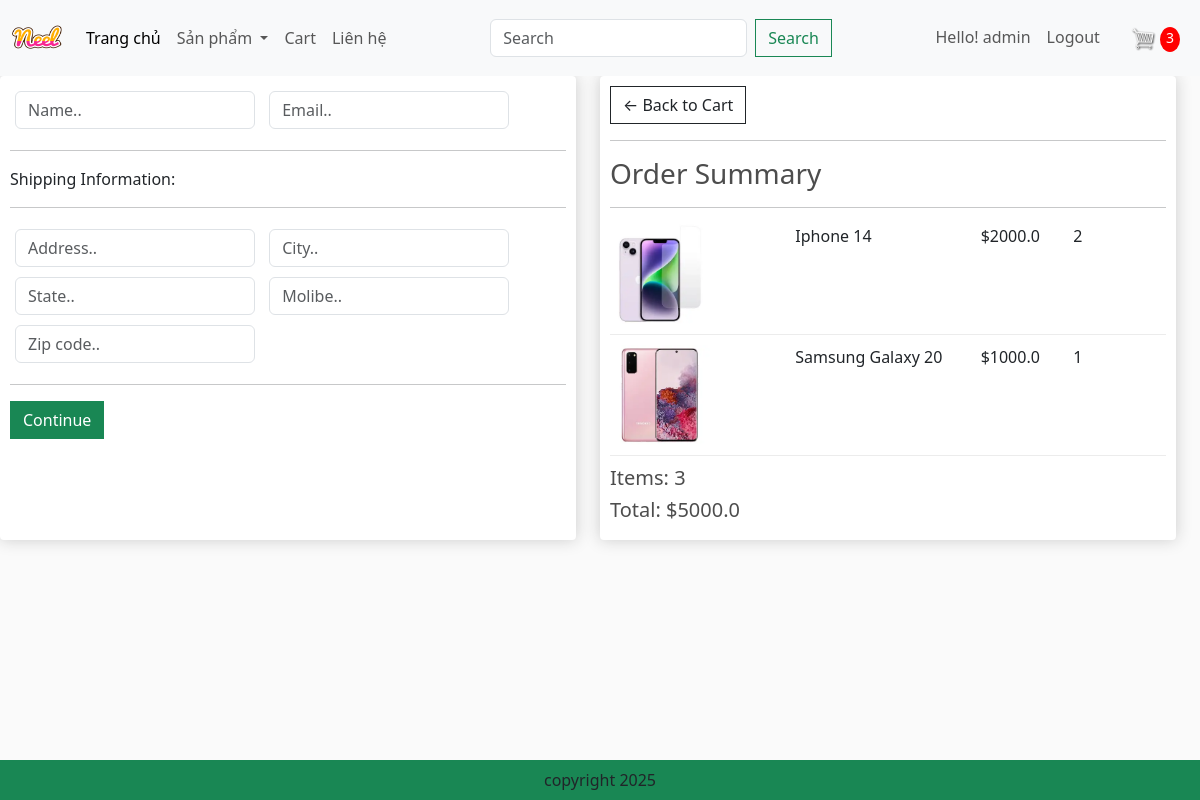
/checkout/ (signed in), run on an earlier commit of the app's database.
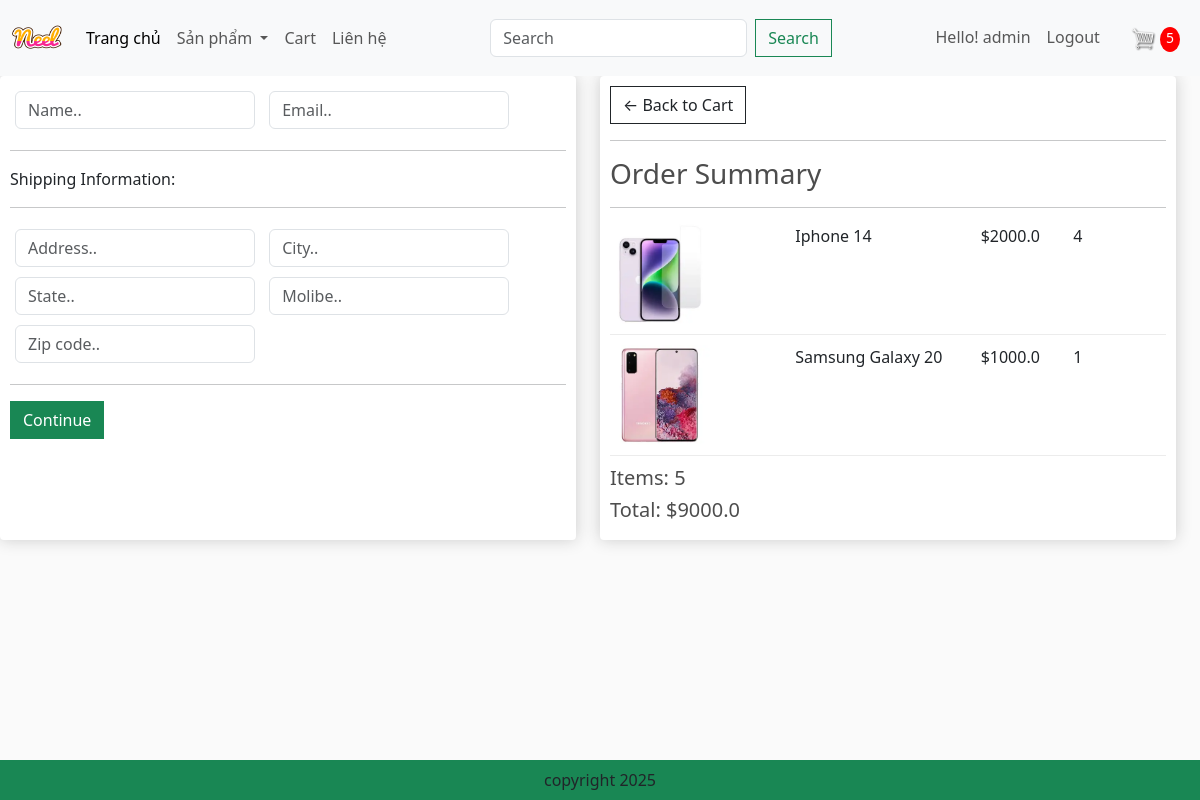
And on a later commit of the database.
### app/models.py (models this page shows, shortened)
class OrderItem(models.Model):
    product = models.ForeignKey(Product, on_delete=models.SET_NULL, null=True, blank=True)
    order = models.ForeignKey(Order, on_delete=models.SET_NULL, null=True, blank=True)
    quantity = models.IntegerField(default=0, null=True, blank=True)
    date_added = models.DateTimeField(auto_now_add=True)
    @property
    def get_total(self):
        total = self.product.price * self.quantity
        return total

class Order(models.Model):
    customer = models.ForeignKey(User, on_delete=models.SET_NULL, null=True, blank=True)
    date_order = models.DateTimeField(auto_now_add=True)
    complete = models.BooleanField(default=False, null=True, blank=False)
    transaction_id = models.CharField(max_length=200, null=True)
    @property
    def get_cart_items(self):
        orderitems = self.orderitem_set.all()
        total = sum([item.quantity for item in orderitems])
        return total
    @property
    def get_cart_total(self):
        orderitems = self.orderitem_set.all()
        total = sum([item.get_total for item in orderitems])
        return total

class Product(models.Model):
    category = models.ManyToManyField(Category, related_name='product')
    name = models.CharField(max_length=200, null=True)
    price = models.FloatField(null=True)
    digital = models.BooleanField(default=False, null=True, blank=False)
    image = models.ImageField(null= True, blank= True)
    detail= models.TextField(null= True, blank= True)
    @property
    def ImageURL(self):
        try:
            url = self.image.url
        except:
            url = ''
        return url

### app/views.py (the view)
# urls.py: path('checkout/', views.checkout, name="checkout"),
def checkout(request):
    if request.user.is_authenticated:
        customer = request.user
        order, created = Order.objects.get_or_create(customer = customer, complete = False)
        items = order.orderitem_set.all()
        cartItems = order.get_cart_items
    else:
        items = []
        order = {'get_cart_items':0,'get_cart_total':0}
        cartItems = order['get_cart_items']
    categories = Category.objects.filter(is_sub = False)
    context = {'categories':categories,'items':items, 'order':order,'cartItems':cartItems}
    return render(request, 'app/checkout.html',context)

### app/templates/app/checkout.html (shortened to what this page needs)
{% extends 'app/base.html' %}
{% load static %}
{% block content_checkout %}
     <div class="row" style='width: 100%'>
		<div class="col-lg-6">
			<div class="box-element" id="form-wrapper">
				<form id="form">
					<div id="user-info">
						<div class="form-field">
							<input required class="form-control" type="text" name="name" placeholder="Name..">
						</div>
						<div class="form-field">
							<input required class="form-control" type="email" name="email" placeholder="Email..">
						</div>
					</div>
					<div id="shipping-info">
						<hr>
						<p>Shipping Information:</p>
						<hr>
						<div class="form-field">
							<input class="form-control" type="text" name="address" placeholder="Address..">
						</div>
						<div class="form-field">
							<input class="form-control" type="text" name="city" placeholder="City..">
						</div>
						<div class="form-field">
							<input class="form-control" type="text" name="state" placeholder="State..">
						</div>
						<div class="form-field">
							<input class="form-control" type="text" name="mobile" placeholder="Molibe..">
						</div>
						<div class="form-field">
							<input class="form-control" type="text" name="country" placeholder="Zip code..">
						</div>
					</div>
					<hr>
					<input id="form-button" class="btn btn-success btn-block" type="submit" value="Continue">
				</form>
			</div>
			<br>
		</div>
		<div class="col-lg-6">
			<div class="box-element">
				<a  class="btn btn-outline-dark" href="{% url 'cart' %}">&#x2190; Back to Cart</a>
				<hr>
				<h3>Order Summary</h3>
				<hr>
				{% for item in items %}
				<div class="cart-row">
					<div style="flex:2"><img class="row-image" src="{{item.product.ImageURL}}"></div>
					<div style="flex:2"><p>{{item.product.name}}</p></div>
					<div style="flex:1"><p>${{item.product.price}}</p></div>
					<div style="flex:1"><p>{{item.quantity}}</p></div>
				</div>
				{% endfor %}
				<h5>Items:   {{order.get_cart_items}}</h5>
				<h5>Total:   ${{order.get_cart_total}}</h5>
			</div>
		</div>
	</div>
{% endblock content_checkout %}

### app/templates/app/base.html (shortened to what this page needs)
{% load static %}
<!DOCTYPE html>
<html>
    <head>
        <link href="https://cdn.jsdelivr.net/npm/bootstrap@5.3.6/dist/css/bootstrap.min.css" rel="stylesheet">
        <link href="{%static 'app/css/style.css' %}" rel="stylesheet"/>
        <link href="{%static 'app/css/all.min.css' %}" rel="stylesheet"/>
        <link href="{%static 'app/css/owl.carousel.min.css' %}" rel="stylesheet"/>
        <link rel="stylesheet" type="text/css" href="{%static 'app/css/main.css' %}"/>
        <link rel="stylesheet" href="">
    </head>
    <body>
        <nav class="navbar navbar-expand-lg bg-light">
            <div class="container-fluid">
                <a class="navbar-brand" href="{% url 'home' %}">
                    <img src =" {% static 'app/images/Neel.png' %}" width="50" height="50" />
                </a>
                <div class="collapse navbar-collapse" id="navbarSupportedContent">
                    <ul class="navbar-nav me-auto mb-2 mb-lg-0">
                        <li class="nav-item">
                            <a class="nav-link active" aria-current="page" href="{% url 'home' %}">Trang chủ</a>
                        </li>
                        <li class="nav-item dropdown">
                            <a class="nav-link dropdown-toggle" href="#" role="button" data-bs-toggle="dropdown" aria-expanded="false">
                                Sản phẩm
                            </a>
                        </li>
                        <li class="nav-item">
                            <a class="nav-link" href="{% url 'cart' %}">Cart</a>
                        </li>
                        <li class="nav-item">
                            <a class="nav-link" href="#">Liên hệ</a>
                        </li>
                    </ul>
                    <form class="d-flex" role="search" method="POST" action="{% url 'search' %}">
                        <input class="form-control me-2" type="search" placeholder="Search" aria-label="Search" name="searched">
                        <button class="btn btn-outline-success" type="submit">Search</button>
                    </form>
                    <ul class="navbar-nav ms-auto mb-2 mb-lg-0">
                        {% if request.user.is_authenticated %}
                            <li class="nav-item">
                                <span class="nav-link">Hello! {{request.user}}</span>
                            </li>
                            <li class="nav-item">
                                <a class="nav-link" href="{% url 'logout' %}">Logout</a>
                            </li>
                        {% endif %}
                        <li class="nav-item">
                            <a class="nav-link" href="{% url 'cart' %}">
                                <img id="cart-icon" src="{% static 'app/images/cart.png' %}" alt="Cart">
                                <p id='cart-total' class="d-inline-block mb-0">{{cartItems}}</p>
                            </a>
                        </li>
                    </ul>
                </div>
            </div>
        </nav>
        <main class="flex-grow-1">
        {% block content_checkout %} {% endblock content_checkout %}
        </main>
        <footer class="container--fluid bg-success text-center fixed-bottom p-2">
            copyright 2025
        </footer>
    </body>
</html>

What changed in the data, as far as the page shows it:
changed OrderItem "Iphone 14": quantity "2" → "4"
changed through a linked row, Order: get_cart_items "3" → "5"; get_cart_total "5000.0" → "9000.0"
Also different on the page:
{{ cartItems }}: "3" → "5"
